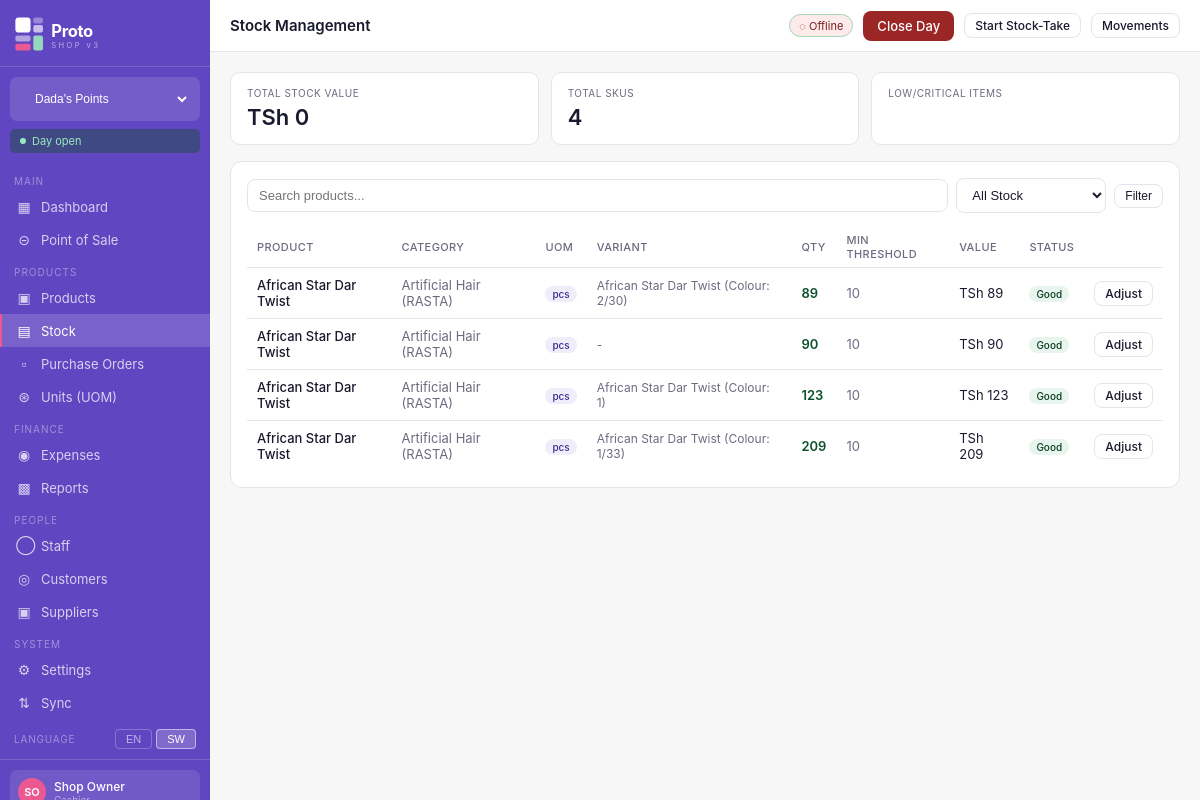
/stock/ (signed in), run on an earlier commit of the app's database.
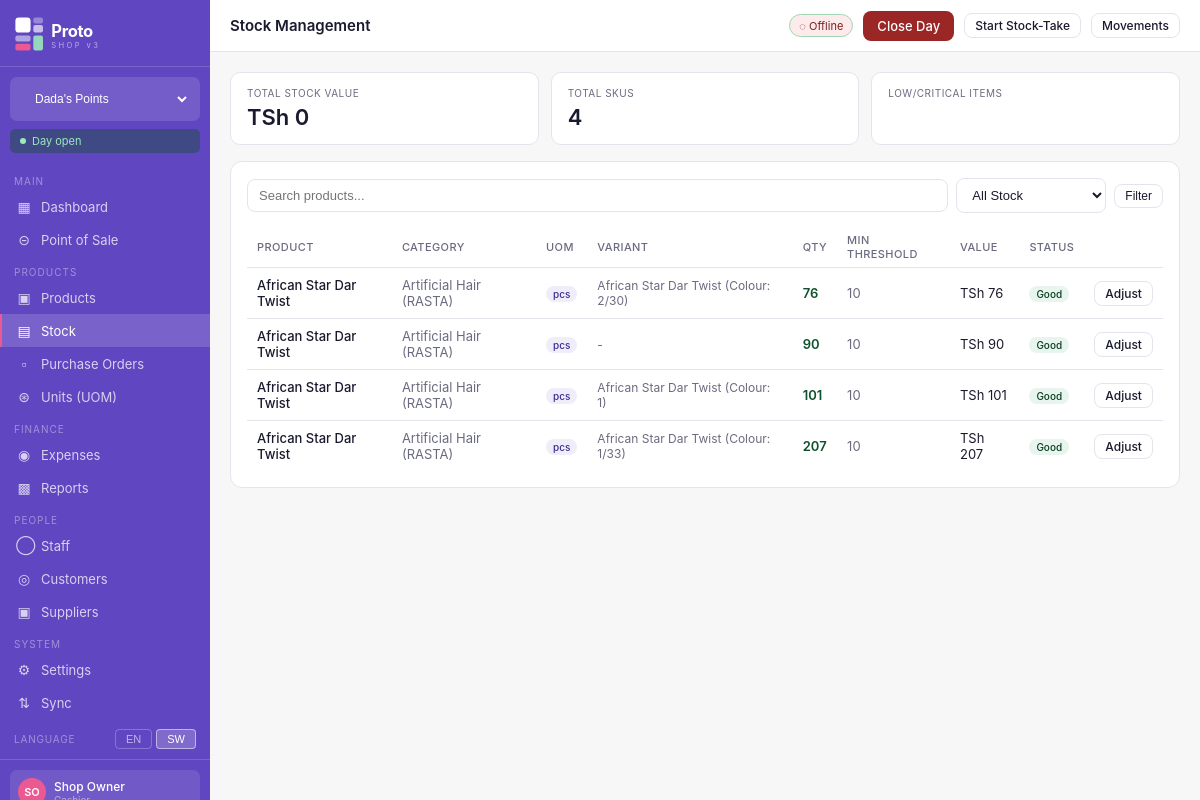
And on a later commit of the database.
### stock/models.py (models this page shows, shortened)
class StockLevel(models.Model):
    product = models.ForeignKey(Product, on_delete=models.CASCADE, related_name='stock_levels')
    variant = models.ForeignKey(ProductVariant, on_delete=models.CASCADE, null=True, blank=True, related_name='stock_levels')
    shop = models.ForeignKey(Shop, on_delete=models.CASCADE, related_name='stock_levels')
    quantity = models.IntegerField(default=0)
    updated_at = models.DateTimeField(auto_now=True)
    class Meta:
        unique_together = ('product', 'variant', 'shop')
    @property
    def is_low(self):
        threshold = self.product.low_stock_threshold
        return self.quantity <= threshold
    @property
    def is_critical(self):
        return self.quantity <= 3

### products/models.py (models this page shows, shortened)
class Product(models.Model):
    name = models.CharField(max_length=200)
    sku = models.CharField(max_length=50, unique=True, blank=True)
    category = models.ForeignKey(Category, on_delete=models.SET_NULL, null=True, blank=True, related_name='products')
    shop = models.ForeignKey(Shop, on_delete=models.CASCADE, related_name='products')
    description = models.TextField(blank=True)
    image = models.ImageField(upload_to='products/', null=True, blank=True)
    selling_price = models.DecimalField(max_digits=12, decimal_places=2)
    buying_price  = models.DecimalField(max_digits=12, decimal_places=2)
    tax_inclusive = models.BooleanField(default=True)
    uom = models.ForeignKey(
        'units.UnitOfMeasure',
        on_delete=models.SET_NULL,
        null=True, blank=True,
        related_name='products',
        verbose_name='Unit of Measure',
        help_text='e.g. Piece, Kg, Litre, Packet'
    )
    track_stock = models.BooleanField(default=True)
    low_stock_threshold = models.IntegerField(default=10)
    is_active = models.BooleanField(default=True)
    has_variants = models.BooleanField(default=False)
    created_at = models.DateTimeField(auto_now_add=True)
    updated_at = models.DateTimeField(auto_now=True)
    class Meta:
        ordering = ['name']

class Category(models.Model):
    name = models.CharField(max_length=100)
    slug = models.SlugField(unique=True)
    shop = models.ForeignKey(Shop, on_delete=models.CASCADE, related_name='categories', null=True, blank=True)
    description = models.TextField(blank=True)
    is_active = models.BooleanField(default=True)
    created_at = models.DateTimeField(auto_now_add=True)
    class Meta:
        verbose_name_plural = 'categories'
        ordering = ['name']

class ProductVariant(models.Model):
    product = models.ForeignKey(Product, on_delete=models.CASCADE, related_name='variants')
    sku = models.CharField(max_length=80, unique=True, blank=True)
    selling_price = models.DecimalField(max_digits=12, decimal_places=2, null=True, blank=True)
    buying_price = models.DecimalField(max_digits=12, decimal_places=2, null=True, blank=True)
    is_active = models.BooleanField(default=True)
    created_at = models.DateTimeField(auto_now_add=True)
    def __str__(self):
        attrs = ', '.join([f"{a.variant_type.name}: {a.value}" for a in self.attributes.all()])
        return f"{self.product.name} ({attrs})"

class VariantAttribute(models.Model):
    variant = models.ForeignKey(ProductVariant, on_delete=models.CASCADE, related_name='attributes')
    variant_type = models.ForeignKey(VariantType, on_delete=models.CASCADE)
    value = models.CharField(max_length=100)
    class Meta:
        unique_together = ('variant', 'variant_type')

class VariantType(models.Model):
    name = models.CharField(max_length=50)

### units/models.py (models this page shows, shortened)
class UnitOfMeasure(models.Model):
    name           = models.CharField(max_length=50, unique=True)
    short_name     = models.CharField(max_length=10)
    allow_decimals = models.BooleanField(
        default=False,
        help_text='Allow fractional quantities (e.g. 0.5 kg). '
                  'Disable for countable items like pieces or packets.'
    )
    is_active  = models.BooleanField(default=True)
    sort_order = models.IntegerField(default=0)
    class Meta:
        ordering = ['sort_order', 'name']
        verbose_name = 'Unit of Measure'
        verbose_name_plural = 'Units of Measure'

### stock/views.py (the view)
# urls.py: path('', views.stock_list, name='list'),
@login_required
def stock_list(request):
    shop = get_current_shop(request)
    if not shop:
        return redirect('shop_select')
    from django.conf import settings
    threshold = getattr(settings, 'PROTO_LOW_STOCK_THRESHOLD', 10)
    levels = StockLevel.objects.filter(shop=shop).select_related(
        'product', 'product__category', 'variant'
    ).order_by('quantity')
    search = request.GET.get('q', '')
    status = request.GET.get('status', '')
    if search:
        levels = levels.filter(product__name__icontains=search)
    if status == 'low':
        levels = [l for l in levels if l.is_low]
    elif status == 'critical':
        levels = [l for l in levels if l.is_critical]
    total_value = sum(l.quantity * l.product.buying_price for l in StockLevel.objects.filter(shop=shop))
    from django.core.paginator import Paginator
    paginator = Paginator(levels if isinstance(levels, list) else levels, 30)
    page_obj  = paginator.get_page(request.GET.get('page'))
    return render(request, 'stock/list.html', {
        'levels': page_obj, 'page_obj': page_obj,
        'shop': shop,
        'total_value': total_value,
        'search': search,
        'status_filter': status,
    })

### shops/models.py (called while the page is built)
    @property
    def is_open(self):
        return self.status == 'open'

### stock/views.py (called while the page is built)
def get_current_shop(request):
    shop_id = request.session.get('current_shop_id')
    return Shop.objects.filter(id=shop_id).first() if shop_id else None

### templates/stock/list.html (shortened to what this page needs)
{% extends "base.html" %}
{% block page_title %}Stock Management{% endblock %}
{% block topbar_actions %}
  <a href="{% url 'stock:take_create' %}" class="btn btn-outline btn-sm">Start Stock-Take</a>
  <a href="{% url 'stock:movements' %}" class="btn btn-outline btn-sm">Movements</a>
{% endblock %}
{% block content %}
<div class="stats-grid cols-3">
  <div class="stat-card"><div class="stat-label">Total Stock Value</div><div class="stat-value">TSh {{ total_value|floatformat:0 }}</div></div>
  <div class="stat-card"><div class="stat-label">Total SKUs</div><div class="stat-value">{{ levels|length }}</div></div>
  <div class="stat-card"><div class="stat-label">Low/Critical Items</div><div class="stat-value" style="color:#9b2626">{% for l in levels %}{% if l.is_low %}{% if not forloop.last %}{% endif %}{% endif %}{% endfor %}</div></div>
</div>
<div class="card">
  <div class="search-bar">
    <form method="get" style="display:contents">
      <input type="search" name="q" value="{{ search }}" placeholder="Search products...">
      <select name="status" onchange="this.form.submit()" style="width:150px">
        <option value="">All Stock</option>
      </select>
      <button class="btn btn-outline btn-sm" type="submit">Filter</button>
    </form>
  </div>
  <div class="table-wrap">
    <table>
      <thead><tr><th>Product</th><th>Category</th><th>UOM</th><th>Variant</th><th>Qty</th><th>Min Threshold</th><th>Value</th><th>Status</th><th></th></tr></thead>
      <tbody>
        {% for l in levels %}
        <tr>
          <td style="font-weight:500">{{ l.product.name }}</td>
          <td style="color:#6b6b80">{{ l.product.category.name|default:"-" }}</td>
          <td>{% if l.product.uom %}<span class="badge badge-purple">{{ l.product.uom.short_name }}</span>{% else %}<span style="color:#6b6b80">-</span>{% endif %}</td>
          <td style="font-size:12px;color:#6b6b80">{{ l.variant|default:"-" }}</td>
          <td style="font-weight:600" class="{% if l.is_critical %}stock-critical{% elif l.is_low %}stock-warning{% else %}stock-good{% endif %}">{{ l.quantity }}</td>
          <td style="color:#6b6b80">{{ l.product.low_stock_threshold }}</td>
          <td>TSh {{ l.quantity|floatformat:0 }}</td>
          <td>
            {% if l.is_critical %}<span class="badge badge-red">Critical</span>
            {% elif l.is_low %}<span class="badge badge-amber">Low</span>
            {% else %}<span class="badge badge-green">Good</span>{% endif %}
          </td>
          <td><a href="{% url 'stock:adjust' l.product.pk %}" class="btn btn-outline btn-sm">Adjust</a></td>
        </tr>
        {% empty %}
        <tr><td colspan="8" style="text-align:center;padding:28px;color:#6b6b80">No stock records found.</td></tr>
        {% endfor %}
      </tbody>
    </table>
  </div>
</div>
{% endblock %}

What changed in the data, as far as the page shows it:
changed StockLevel "African Star Dar Twist (Colour: 2/30)": quantity "89" → "76"
changed StockLevel "African Star Dar Twist (Colour: 1)": quantity "123" → "101"
changed StockLevel "African Star Dar Twist (Colour: 1/33)": quantity "209" → "207"
